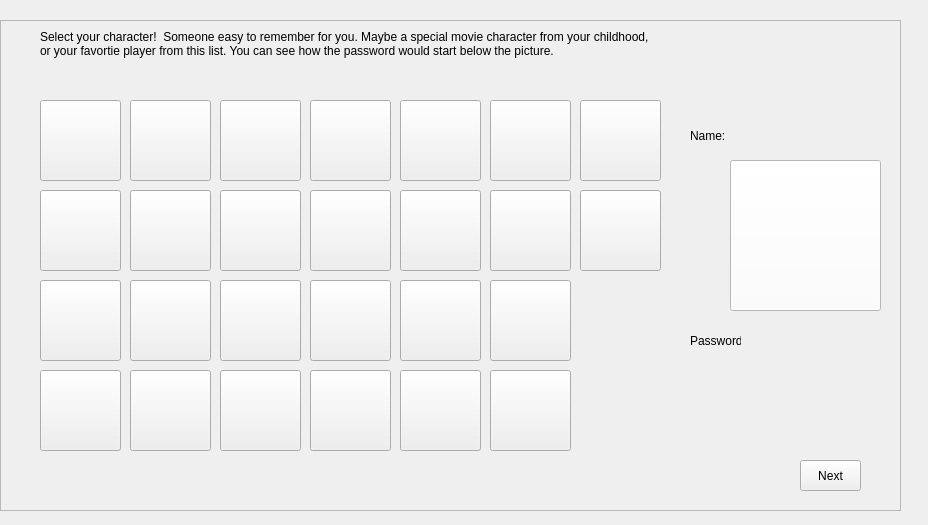
<?xml version="1.0" encoding="UTF-8"?>
<ui version="4.0">
 <class>characterWindow</class>
 <widget class="QWidget" name="characterWindow">
  <property name="geometry">
   <rect>
    <x>0</x>
    <y>0</y>
    <width>928</width>
    <height>525</height>
   </rect>
  </property>
  <property name="windowTitle">
   <string>Select your character</string>
  </property>
  <widget class="QFrame" name="frame">
   <property name="geometry">
    <rect>
     <x>0</x>
     <y>20</y>
     <width>901</width>
     <height>491</height>
    </rect>
   </property>
   <property name="frameShape">
    <enum>QFrame::StyledPanel</enum>
   </property>
   <property name="frameShadow">
    <enum>QFrame::Raised</enum>
   </property>
   <widget class="QPushButton" name="btn_1">
    <property name="geometry">
     <rect>
      <x>40</x>
      <y>80</y>
      <width>81</width>
      <height>81</height>
     </rect>
    </property>
    <property name="text">
     <string/>
    </property>
   </widget>
   <widget class="QPushButton" name="btn_2">
    <property name="geometry">
     <rect>
      <x>130</x>
      <y>80</y>
      <width>81</width>
      <height>81</height>
     </rect>
    </property>
    <property name="text">
     <string/>
    </property>
   </widget>
   <widget class="QPushButton" name="btn_3">
    <property name="geometry">
     <rect>
      <x>220</x>
      <y>80</y>
      <width>81</width>
      <height>81</height>
     </rect>
    </property>
    <property name="text">
     <string/>
    </property>
   </widget>
   <widget class="QPushButton" name="btn_5">
    <property name="geometry">
     <rect>
      <x>40</x>
      <y>170</y>
      <width>81</width>
      <height>81</height>
     </rect>
    </property>
    <property name="text">
     <string/>
    </property>
   </widget>
   <widget class="QPushButton" name="btn_6">
    <property name="geometry">
     <rect>
      <x>130</x>
      <y>170</y>
      <width>81</width>
      <height>81</height>
     </rect>
    </property>
    <property name="text">
     <string/>
    </property>
   </widget>
   <widget class="QPushButton" name="btn_7">
    <property name="geometry">
     <rect>
      <x>220</x>
      <y>170</y>
      <width>81</width>
      <height>81</height>
     </rect>
    </property>
    <property name="text">
     <string/>
    </property>
   </widget>
   <widget class="QPushButton" name="btn_8">
    <property name="geometry">
     <rect>
      <x>310</x>
      <y>170</y>
      <width>81</width>
      <height>81</height>
     </rect>
    </property>
    <property name="text">
     <string/>
    </property>
   </widget>
   <widget class="QPushButton" name="btn_9">
    <property name="geometry">
     <rect>
      <x>400</x>
      <y>170</y>
      <width>81</width>
      <height>81</height>
     </rect>
    </property>
    <property name="text">
     <string/>
    </property>
   </widget>
   <widget class="QPushButton" name="btn_10">
    <property name="geometry">
     <rect>
      <x>400</x>
      <y>260</y>
      <width>81</width>
      <height>81</height>
     </rect>
    </property>
    <property name="text">
     <string/>
    </property>
   </widget>
   <widget class="QPushButton" name="btn_11">
    <property name="geometry">
     <rect>
      <x>310</x>
      <y>350</y>
      <width>81</width>
      <height>81</height>
     </rect>
    </property>
    <property name="text">
     <string/>
    </property>
   </widget>
   <widget class="QPushButton" name="btn_12">
    <property name="geometry">
     <rect>
      <x>220</x>
      <y>350</y>
      <width>81</width>
      <height>81</height>
     </rect>
    </property>
    <property name="text">
     <string/>
    </property>
   </widget>
   <widget class="QPushButton" name="btn_13">
    <property name="geometry">
     <rect>
      <x>310</x>
      <y>260</y>
      <width>81</width>
      <height>81</height>
     </rect>
    </property>
    <property name="text">
     <string/>
    </property>
   </widget>
   <widget class="QPushButton" name="btn_14">
    <property name="geometry">
     <rect>
      <x>220</x>
      <y>260</y>
      <width>81</width>
      <height>81</height>
     </rect>
    </property>
    <property name="text">
     <string/>
    </property>
   </widget>
   <widget class="QPushButton" name="btn_15">
    <property name="geometry">
     <rect>
      <x>40</x>
      <y>260</y>
      <width>81</width>
      <height>81</height>
     </rect>
    </property>
    <property name="text">
     <string/>
    </property>
   </widget>
   <widget class="QPushButton" name="btn_16">
    <property name="geometry">
     <rect>
      <x>130</x>
      <y>260</y>
      <width>81</width>
      <height>81</height>
     </rect>
    </property>
    <property name="text">
     <string/>
    </property>
   </widget>
   <widget class="QPushButton" name="btn_17">
    <property name="geometry">
     <rect>
      <x>130</x>
      <y>350</y>
      <width>81</width>
      <height>81</height>
     </rect>
    </property>
    <property name="text">
     <string/>
    </property>
   </widget>
   <widget class="QPushButton" name="btn_18">
    <property name="geometry">
     <rect>
      <x>40</x>
      <y>350</y>
      <width>81</width>
      <height>81</height>
     </rect>
    </property>
    <property name="text">
     <string/>
    </property>
   </widget>
   <widget class="QPushButton" name="btn_21">
    <property name="geometry">
     <rect>
      <x>490</x>
      <y>80</y>
      <width>81</width>
      <height>81</height>
     </rect>
    </property>
    <property name="text">
     <string/>
    </property>
   </widget>
   <widget class="QPushButton" name="btn_22">
    <property name="geometry">
     <rect>
      <x>490</x>
      <y>350</y>
      <width>81</width>
      <height>81</height>
     </rect>
    </property>
    <property name="text">
     <string/>
    </property>
   </widget>
   <widget class="QPushButton" name="btn_23">
    <property name="geometry">
     <rect>
      <x>490</x>
      <y>260</y>
      <width>81</width>
      <height>81</height>
     </rect>
    </property>
    <property name="text">
     <string/>
    </property>
   </widget>
   <widget class="QPushButton" name="btn_24">
    <property name="geometry">
     <rect>
      <x>400</x>
      <y>350</y>
      <width>81</width>
      <height>81</height>
     </rect>
    </property>
    <property name="text">
     <string/>
    </property>
   </widget>
   <widget class="QPushButton" name="btn_25">
    <property name="geometry">
     <rect>
      <x>490</x>
      <y>170</y>
      <width>81</width>
      <height>81</height>
     </rect>
    </property>
    <property name="text">
     <string/>
    </property>
   </widget>
   <widget class="QPushButton" name="btn_26">
    <property name="geometry">
     <rect>
      <x>400</x>
      <y>80</y>
      <width>81</width>
      <height>81</height>
     </rect>
    </property>
    <property name="text">
     <string/>
    </property>
   </widget>
   <widget class="QPushButton" name="btn_20">
    <property name="geometry">
     <rect>
      <x>580</x>
      <y>170</y>
      <width>81</width>
      <height>81</height>
     </rect>
    </property>
    <property name="text">
     <string/>
    </property>
   </widget>
   <widget class="QLabel" name="label">
    <property name="geometry">
     <rect>
      <x>40</x>
      <y>10</y>
      <width>611</width>
      <height>41</height>
     </rect>
    </property>
    <property name="font">
     <font>
      <family>Arial</family>
      <pointsize>9</pointsize>
      <weight>50</weight>
      <bold>false</bold>
     </font>
    </property>
    <property name="text">
     <string>Select your character!  Someone easy to remember for you. Maybe a special movie character from your childhood, or your favortie player from this list. You can see how the password would start below the picture.</string>
    </property>
    <property name="alignment">
     <set>Qt::AlignLeading|Qt::AlignLeft|Qt::AlignTop</set>
    </property>
    <property name="wordWrap">
     <bool>true</bool>
    </property>
   </widget>
   <widget class="QLabel" name="name_l">
    <property name="geometry">
     <rect>
      <x>690</x>
      <y>100</y>
      <width>41</width>
      <height>31</height>
     </rect>
    </property>
    <property name="text">
     <string>Name: </string>
    </property>
   </widget>
   <widget class="QLabel" name="pswd_l">
    <property name="geometry">
     <rect>
      <x>690</x>
      <y>310</y>
      <width>51</width>
      <height>21</height>
     </rect>
    </property>
    <property name="text">
     <string>Password: </string>
    </property>
   </widget>
   <widget class="QPushButton" name="next_btn">
    <property name="geometry">
     <rect>
      <x>800</x>
      <y>440</y>
      <width>61</width>
      <height>31</height>
     </rect>
    </property>
    <property name="text">
     <string>Next</string>
    </property>
   </widget>
   <widget class="QPushButton" name="btn_19">
    <property name="geometry">
     <rect>
      <x>580</x>
      <y>80</y>
      <width>81</width>
      <height>81</height>
     </rect>
    </property>
    <property name="text">
     <string/>
    </property>
   </widget>
   <widget class="QPushButton" name="btn_4">
    <property name="geometry">
     <rect>
      <x>310</x>
      <y>80</y>
      <width>81</width>
      <height>81</height>
     </rect>
    </property>
    <property name="text">
     <string/>
    </property>
   </widget>
   <widget class="QLabel" name="password_label">
    <property name="geometry">
     <rect>
      <x>750</x>
      <y>310</y>
      <width>131</width>
      <height>21</height>
     </rect>
    </property>
    <property name="font">
     <font>
      <pointsize>10</pointsize>
      <weight>75</weight>
      <bold>true</bold>
     </font>
    </property>
    <property name="text">
     <string/>
    </property>
   </widget>
   <widget class="QLabel" name="name_label">
    <property name="geometry">
     <rect>
      <x>730</x>
      <y>100</y>
      <width>141</width>
      <height>31</height>
     </rect>
    </property>
    <property name="font">
     <font>
      <family>Century Gothic</family>
      <pointsize>10</pointsize>
      <weight>50</weight>
      <bold>false</bold>
     </font>
    </property>
    <property name="text">
     <string/>
    </property>
    <property name="alignment">
     <set>Qt::AlignCenter</set>
    </property>
   </widget>
   <widget class="QPushButton" name="pushButton">
    <property name="geometry">
     <rect>
      <x>730</x>
      <y>140</y>
      <width>151</width>
      <height>151</height>
     </rect>
    </property>
    <property name="layoutDirection">
     <enum>Qt::LeftToRight</enum>
    </property>
    <property name="autoFillBackground">
     <bool>false</bool>
    </property>
    <property name="styleSheet">
     <string notr="true">Background:rgb(255, 255, 255)</string>
    </property>
    <property name="text">
     <string/>
    </property>
   </widget>
   <zorder>pushButton</zorder>
   <zorder>btn_1</zorder>
   <zorder>btn_2</zorder>
   <zorder>btn_3</zorder>
   <zorder>btn_5</zorder>
   <zorder>btn_6</zorder>
   <zorder>btn_7</zorder>
   <zorder>btn_8</zorder>
   <zorder>btn_9</zorder>
   <zorder>btn_10</zorder>
   <zorder>btn_11</zorder>
   <zorder>btn_12</zorder>
   <zorder>btn_13</zorder>
   <zorder>btn_14</zorder>
   <zorder>btn_15</zorder>
   <zorder>btn_16</zorder>
   <zorder>btn_17</zorder>
   <zorder>btn_18</zorder>
   <zorder>btn_21</zorder>
   <zorder>btn_22</zorder>
   <zorder>btn_23</zorder>
   <zorder>btn_24</zorder>
   <zorder>btn_25</zorder>
   <zorder>btn_26</zorder>
   <zorder>btn_20</zorder>
   <zorder>label</zorder>
   <zorder>name_l</zorder>
   <zorder>pswd_l</zorder>
   <zorder>next_btn</zorder>
   <zorder>btn_19</zorder>
   <zorder>btn_4</zorder>
   <zorder>password_label</zorder>
   <zorder>name_label</zorder>
  </widget>
 </widget>
 <resources/>
 <connections/>
</ui>
